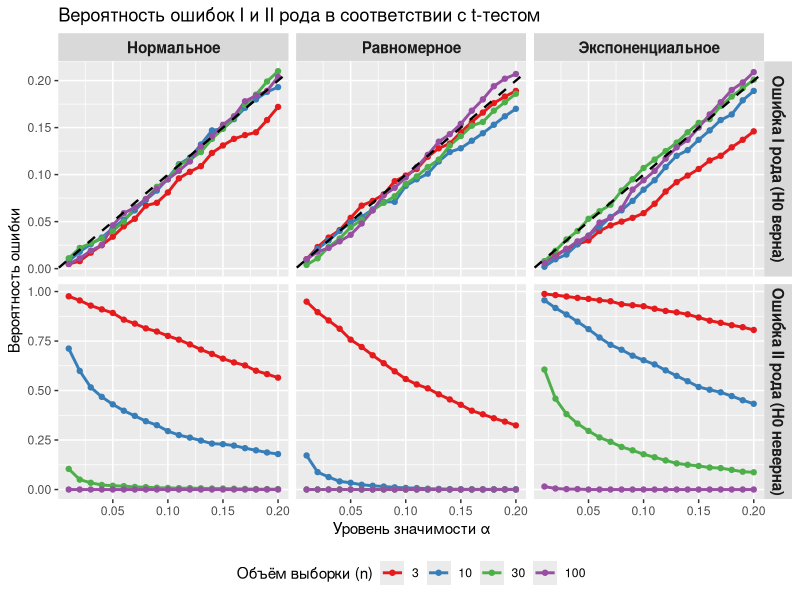

The R source for this figure:
## ---- chunk 1
library(tidyverse)

## ---- chunk 2
set.seed(42)
## ---- chunk 3
# Параметры для сценария "H0 верна" (средние равны)
params_h0_true <- list(
  normal = list(
    dist = "norm",
    x_mean = 0, x_sd = 1,
    y_mean = 0, y_sd = 1
  ),
  uniform = list(
    dist = "unif",
    x_min = 0, x_max = 1,
    y_min = 0, y_max = 1
  ),
  exponential = list(
    dist = "exp",
    x_rate = 1,
    y_rate = 1
  )
)

# Параметры для сценария "H0 неверна" (средние различаются)
params_h0_false <- list(
  normal = list(
    dist = "norm",
    x_mean = 0, x_sd = 1,
    y_mean = 1, y_sd = 1
  ),
  uniform = list(
    dist = "unif",
    x_min = 0, x_max = 1,
    y_min = 0.5, y_max = 1.5
  ),
  exponential = list(
    dist = "exp",
    x_rate = 1,
    y_rate = 0.5
  )
)
## ---- chunk 4
distributions <- c("normal", "uniform", "exponential")
scenarios     <- c("h0_true", "h0_false")
sample_sizes  <- c(3, 10, 30, 100)
alpha_levels  <- seq(0.01, 0.20, by = 0.01)

results_list <- list()
idx <- 1

# Перебор сочетаний
for (dist in distributions) {
  for (scen in scenarios) {
    for (n in sample_sizes) {
      
      # 1. Выбор параметров
      params <- if (scen == "h0_true") params_h0_true[[dist]] else params_h0_false[[dist]]
      
      # 2. Генерация выборок
      p_values <- replicate(1000, {
        x <- if (params$dist == "norm") rnorm(n, params$x_mean, params$x_sd)
             else if (params$dist == "unif") runif(n, params$x_min, params$x_max)
             else rexp(n, params$x_rate)
        
        y <- if (params$dist == "norm") rnorm(n, params$y_mean, params$y_sd)
             else if (params$dist == "unif") runif(n, params$y_min, params$y_max)
             else rexp(n, params$y_rate)
        
        t.test(x, y)$p.value # t-тест
      })
      
      # 3. Вероятность ошибки в зависимости от значения alpha
      for (alpha in alpha_levels) {
        # Ошибка I рода: p < alpha. Ошибка II рода: p >= alpha
        err_rate <- if (scen == "h0_true") mean(p_values < alpha) else mean(p_values >= alpha)
        
        results_list[[idx]] <- data.frame(
          distribution = dist, 
          scenario     = scen, 
          n            = n, 
          alpha        = alpha, 
          error_rate   = err_rate
        )
        idx <- idx + 1
      }
    }
  }
}

# Объединение в общий пул данных
results <- bind_rows(results_list)

results$distribution <- factor(results$distribution, 
  levels = c("normal", "uniform", "exponential"),
  labels = c("Нормальное", "Равномерное", "Экспоненциальное"))
results$scenario <- factor(results$scenario,
  levels = c("h0_true", "h0_false"),
  labels = c("Ошибка I рода (H0 верна)", "Ошибка II рода (H0 неверна)"))
## ---- chunk 5

ggplot(results, aes(x = alpha, y = error_rate, color = factor(n))) +
  geom_line(linewidth = 1) +
  geom_point(size = 1.5) +
  
  geom_abline(
    data = data.frame(scenario = "Ошибка I рода (H0 верна)"),
    mapping = aes(intercept = 0, slope = 1),
    linetype = "dashed", 
    color = "black", 
    linewidth = 0.8
  ) +
   
  facet_grid(scenario ~ distribution, scales = "free_y") +
  
  scale_color_brewer(palette = "Set1", name = "Объём выборки (n)") +
  
  labs(
    title = "Вероятность ошибок I и II рода в соответствии с t-тестом",
    x = "Уровень значимости α",
    y = "Вероятность ошибки"
  ) +
  
  theme(
    legend.position = "bottom",
    strip.text = element_text(face = "bold", size = 11) # Жирный текст заголовков панелей
  )
